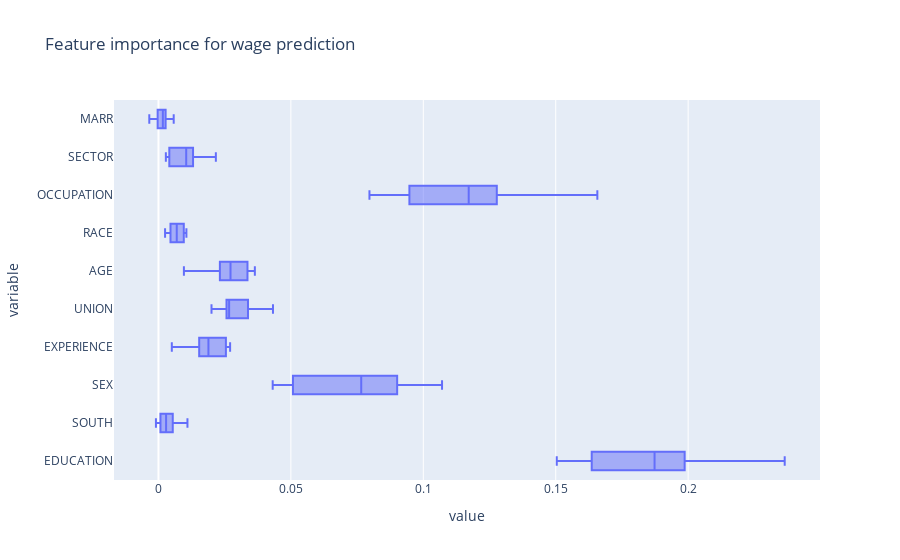

Write notebook code for a chart like this one.
### Code cell
px.box(data_frame=df, orientation='h', title = 'Feature importance for wage prediction')

### Figure 1 — Plotly figure (JSON) as saved in the notebook; plotly's stock layout.template omitted (floating-point values rounded to 4 significant figures)
{"data": [{"alignmentgroup": "True", "hovertemplate": "value=%{x}<br>variable=%{y}<extra></extra>", "legendgroup": "", "marker": {"color": "#636efa"}, "name": "", "notched": false, "offsetgroup": "", "orientation": "h", "showlegend": false, "type": "box", "x": [0.2365, 0.1636, 0.2083, 0.1904, 0.1987, 0.1504, 0.1745, 0.1864, 0.1882, 0.157, 0.0007536, -0.0009492, 0.01095, 0.001491, 0.006054, 0.002944, 0.005402, 0.002824, 0.003429, -0.0008831, 0.05079, 0.08722, 0.09013, 0.08326, 0.09758, 0.06987, 0.1071, 0.04314, 0.05993, 0.04987, 0.0157, 0.01921, 0.005814, 0.01993, 0.005047, 0.02609, 0.01538, 0.01853, 0.02547, 0.02706, 0.02003, 0.04324, 0.02618, 0.02917, 0.03381, 0.02621, 0.03744, 0.02569, 0.02398, 0.02715, 0.02738, 0.0244, 0.01376, 0.03034, 0.009614, 0.03362, 0.02319, 0.02703, 0.03541, 0.0364, 0.00991, 0.00609, 0.007591, 0.008502, 0.009566, 0.004547, 0.01056, 0.003564, 0.006228, 0.0025, 0.1657, 0.09818, 0.1278, 0.1149, 0.0915, 0.07967, 0.1194, 0.1367, 0.09475, 0.1248, 0.006342, 0.01131, 0.01306, 0.01864, 0.004101, 0.009649, 0.01168, 0.02167, 0.003653, 0.002799, 0.002098, 0.005764, 0.001822, 0.001503, -0.003455, 0.004577, -0.0003031, -0.0009415, 0.001011, 0.002708], "x0": " ", "xaxis": "x", "y": ["EDUCATION", "EDUCATION", "EDUCATION", "EDUCATION", "EDUCATION", "EDUCATION", "EDUCATION", "EDUCATION", "EDUCATION", "EDUCATION", "SOUTH", "SOUTH", "SOUTH", "SOUTH", "SOUTH", "SOUTH", "SOUTH", "SOUTH", "SOUTH", "SOUTH", "SEX", "SEX", "SEX", "SEX", "SEX", "SEX", "SEX", "SEX", "SEX", "SEX", "EXPERIENCE", "EXPERIENCE", "EXPERIENCE", "EXPERIENCE", "EXPERIENCE", "EXPERIENCE", "EXPERIENCE", "EXPERIENCE", "EXPERIENCE", "EXPERIENCE", "UNION", "UNION", "UNION", "UNION", "UNION", "UNION", "UNION", "UNION", "UNION", "UNION", "AGE", "AGE", "AGE", "AGE", "AGE", "AGE", "AGE", "AGE", "AGE", "AGE", "RACE", "RACE", "RACE", "RACE", "RACE", "RACE", "RACE", "RACE", "RACE", "RACE", "OCCUPATION", "OCCUPATION", "OCCUPATION", "OCCUPATION", "OCCUPATION", "OCCUPATION", "OCCUPATION", "OCCUPATION", "OCCUPATION", "OCCUPATION", "SECTOR", "SECTOR", "SECTOR", "SECTOR", "SECTOR", "SECTOR", "SECTOR", "SECTOR", "SECTOR", "SECTOR", "MARR", "MARR", "MARR", "MARR", "MARR", "MARR", "MARR", "MARR", "MARR", "MARR"], "y0": " ", "yaxis": "y"}], "layout": {"autosize": true, "boxmode": "group", "legend": {"tracegroupgap": 0}, "title": {"text": "Feature importance for wage prediction"}, "xaxis": {"anchor": "y", "autorange": true, "domain": [0, 1], "range": [-0.01678, 0.2498], "title": {"text": "value"}, "type": "linear"}, "yaxis": {"anchor": "x", "autorange": true, "domain": [0, 1], "range": [-0.5, 9.5], "title": {"text": "variable"}, "type": "category"}}}
